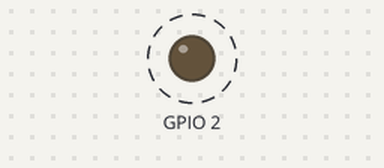
A sketch run on a simulated ESP8266 (NodeMCU). On the bench: output pins drawn as LEDs (lit = HIGH, except the on-board LED, lit = LOW). Dashed ring = blinking. What the sketch prints to the serial monitor is not drawn.

Above: at 0.5 s.
Timing chart, 0 to 4.6 s (numbered marks = the images above):
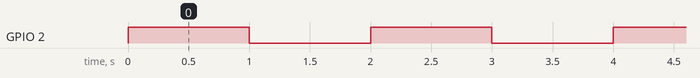

Measured:
- by itself, GPIO 2: alternates HIGH for 1.0 s and LOW for 1.0 s

The sketch:

blink-esp01.ino
```cpp
#include <ESP8266WiFi.h>
/*
  Hardware
  ========
  ESP01 programmer (modified)
  to program ensure the connection
  unplug after programming
*/

void setup() {
  Serial.begin(9600);
  while (!Serial);
  pinMode(BUILTIN_LED, OUTPUT);
  WiFi.mode(WIFI_STA);
}

void loop() {
  Serial.println("Hello from ESP01");
  digitalWrite(BUILTIN_LED, HIGH);
  delay(1000);
  digitalWrite(BUILTIN_LED, LOW);
  delay(1000);
  Serial.println(BUILTIN_LED);
}
```
